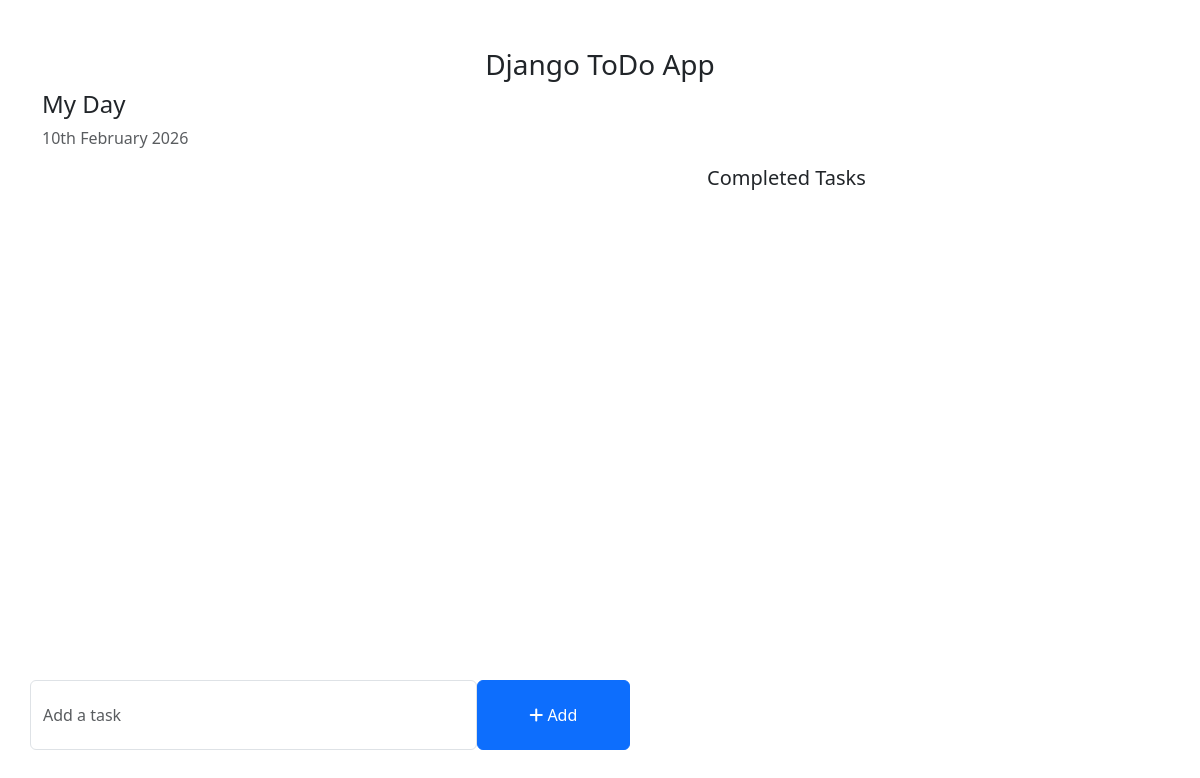
The app's page /, older data.
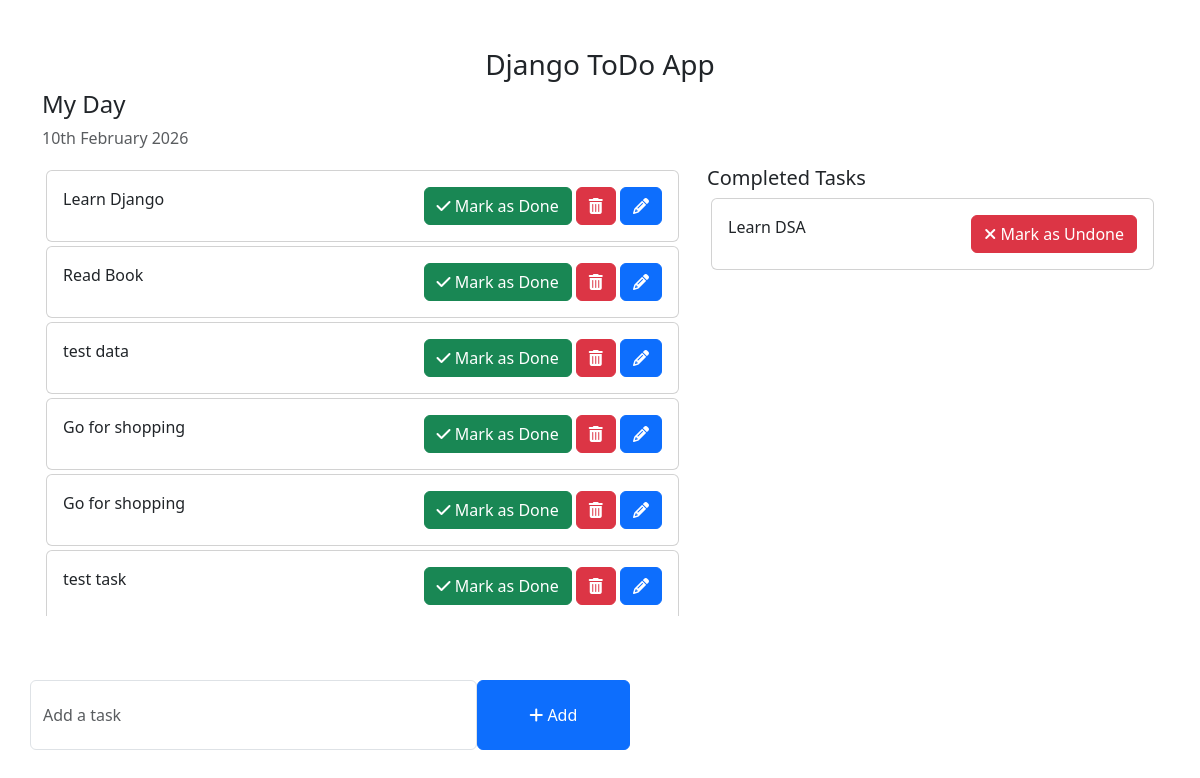
The same page, newer data.
### todos/models.py (models this page shows, shortened)
class Task(models.Model):
    task = models.CharField(max_length=100)
    is_completed = models.BooleanField(default=False)
    created_at = models.DateTimeField(auto_now_add=True)
    updated_at = models.DateTimeField(auto_now=True)

### todo_main/views.py (the view)
# urls.py: 2. Add a URL to urlpatterns:  path('', views.home, name='home')
def home(request):
    tasks = Task.objects.filter(is_completed=False).order_by("updated_at")
    completed_tasks = Task.objects.filter(is_completed=True)
    context = {
        'tasks' : tasks,
        'completed_tasks' : completed_tasks,
    }
    return render(request,'home.html',context)

### templates/home.html (shortened to what this page needs)
<!DOCTYPE html>
<html lang="en">
<head>
    <link href="https://cdn.jsdelivr.net/npm/bootstrap@5.3.0-alpha1/dist/css/bootstrap.min.css" rel="stylesheet">
    <link rel="stylesheet" href="https://cdnjs.cloudflare.com/ajax/libs/font-awesome/4.7.0/css/font-awesome.min.css">
</head>
<body>
    <div class="container">
        <h3 class="pt-5 text-center">Django ToDo App</h3>
        <div class="row">
            <h4>My Day</h4>
            <p class="text-muted">{% now "jS F Y" %}</p>
            <div class="col-md-7 col-lg-7" style="height: 450px; overflow: scroll;">
                 {% for task in tasks %}
                <div class="card m-1">
                    <div class="card-body">
                        {{task.task}}
                        <span style="position: relative; float: right;">
                            <a href="{% url 'mark_as_done' task.pk %}" class="btn btn-success"><i class="fa fa-check"></i> Mark as Done</a>
                            <a href="{% url 'delete_task' task.id %}" class="btn btn-danger"><i class="fa fa-trash"></i></a>
                            <a href="{% url 'edit_task' task.id %}" class="btn btn-primary"><i class="fa fa-pencil"></i></a>
                        </span>
                    </div>
                </div>
               {% endfor %}
            </div>
            <div class="col-md-5 col-lg-5">
                <h5>Completed Tasks</h5>
                 {% for task in completed_tasks %}
                <div class="card m-1">
                    <div class="card-body">
                        {{ task.task  }}
                        <span style="position: relative; float: right;">
                            <a href="{% url 'mark_as_undone' task.pk %}" class="btn btn-danger"><i class="fa fa-times"></i> Mark as Undone</a>
                        </span>
                    </div>
                </div>
                {% endfor %}
            </div>
        </div>
        <div class="row">
            <div class="col-md-6 col-lg-6 p-0" style="position: absolute; bottom: 50px;">
                <form action="{% url 'addTask' %}" method="post">
                    <div class="form-group">
                        <span style="display: flex;">
                            <input type="text" name="task" class="form-control" placeholder="Add a task">
                            <button type="submit" class="btn btn-primary" style="width: 200px;"><i class="fa fa-plus"></i> Add</button>
                        </span>
                    </div>
                </form>
            </div>
        </div>
    </div>
</body>
</html>

### templates/home.html (style rules this page uses)
.form-control { padding: 1.375rem .75rem !important; }

Row changes from the older to the newer data that the page shows:
added Task: task "Learn Django", shown under "My Day"
added Task: task "Read Book", shown under "My Day"
added Task: task "test data", shown under "My Day"
added Task: task "Go for shopping", shown under "My Day"
added Task: task "Go for shopping", shown under "My Day"
added Task: task "test task", shown under "My Day"
added Task: task "Learn DSA", shown under "Completed Tasks"
